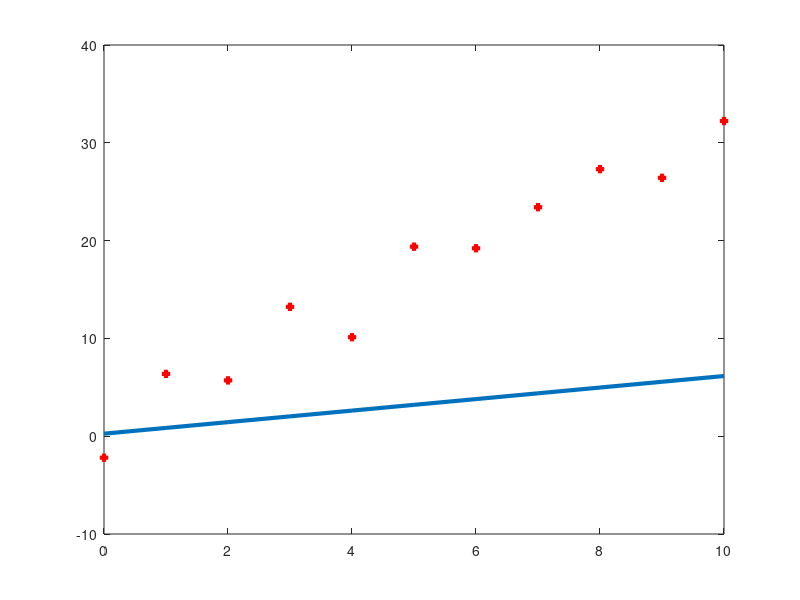
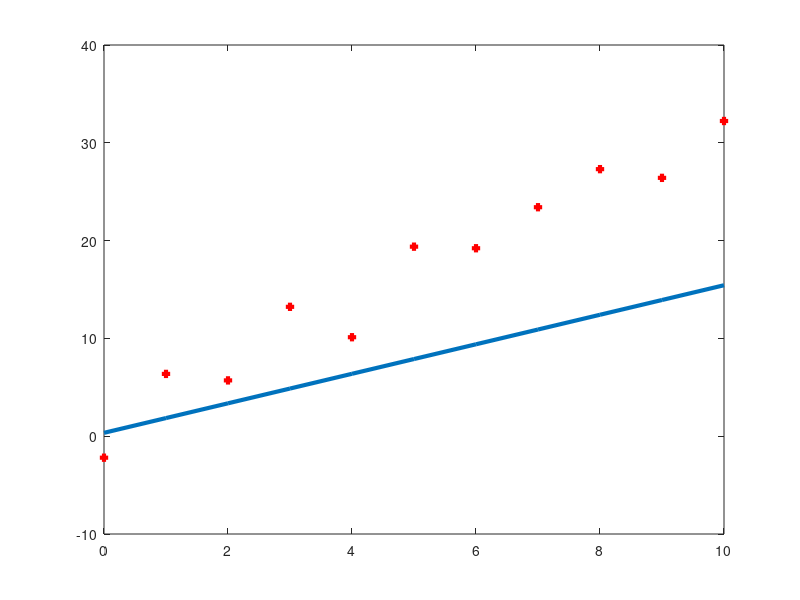
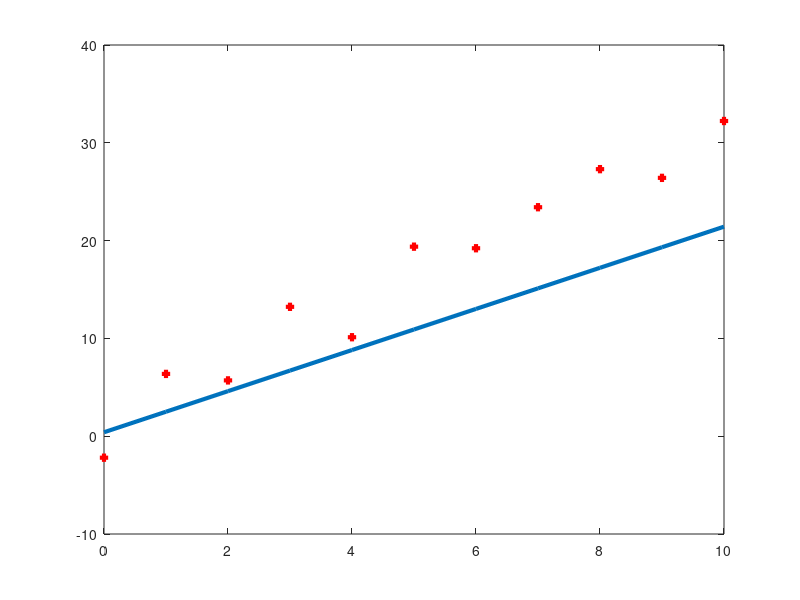
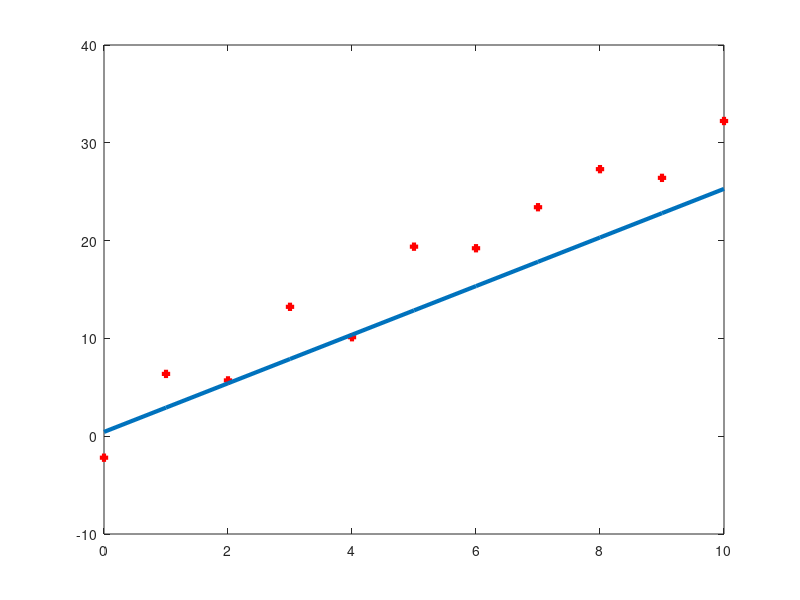

Write the MATLAB code that produced these figures, in order.
alpha=0.01
a=0.58961
b=0.25849
x=[0:10];
y2=[-2.1978 6.3698 5.7063 13.2279 10.1201 19.3790 19.2189 23.4135 27.3058 26.4152 32.2293];
hold off
plot(x,y2,"+r",'linewidth',3)
hold on
y=a*x+b;
plot(x,y,'linewidth',3)
print(['regression-1.png'])
pause
for i = [2:10]
hold off
plot(x,y2,"+r",'linewidth',3)
da=-(y2-(a.*x+b)).*x;
a=a-alpha*mean(da)
db=-(y2-(a.*x+b));
b=b-alpha*mean(db)
y=a*x+b;
hold on
plot(x,y,'linewidth',3)
print(['regression-' num2str(i) '.png'])
pause
end
  
